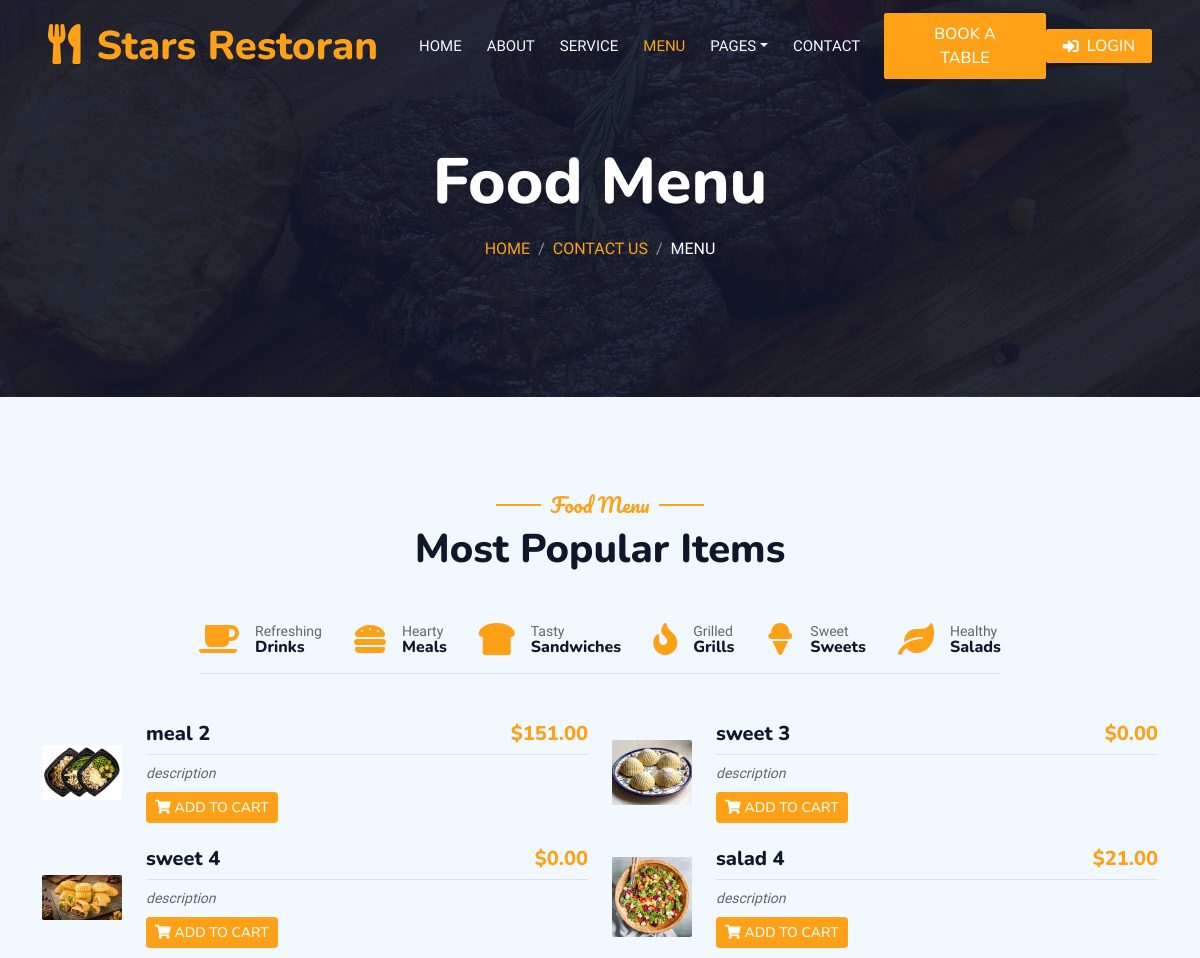
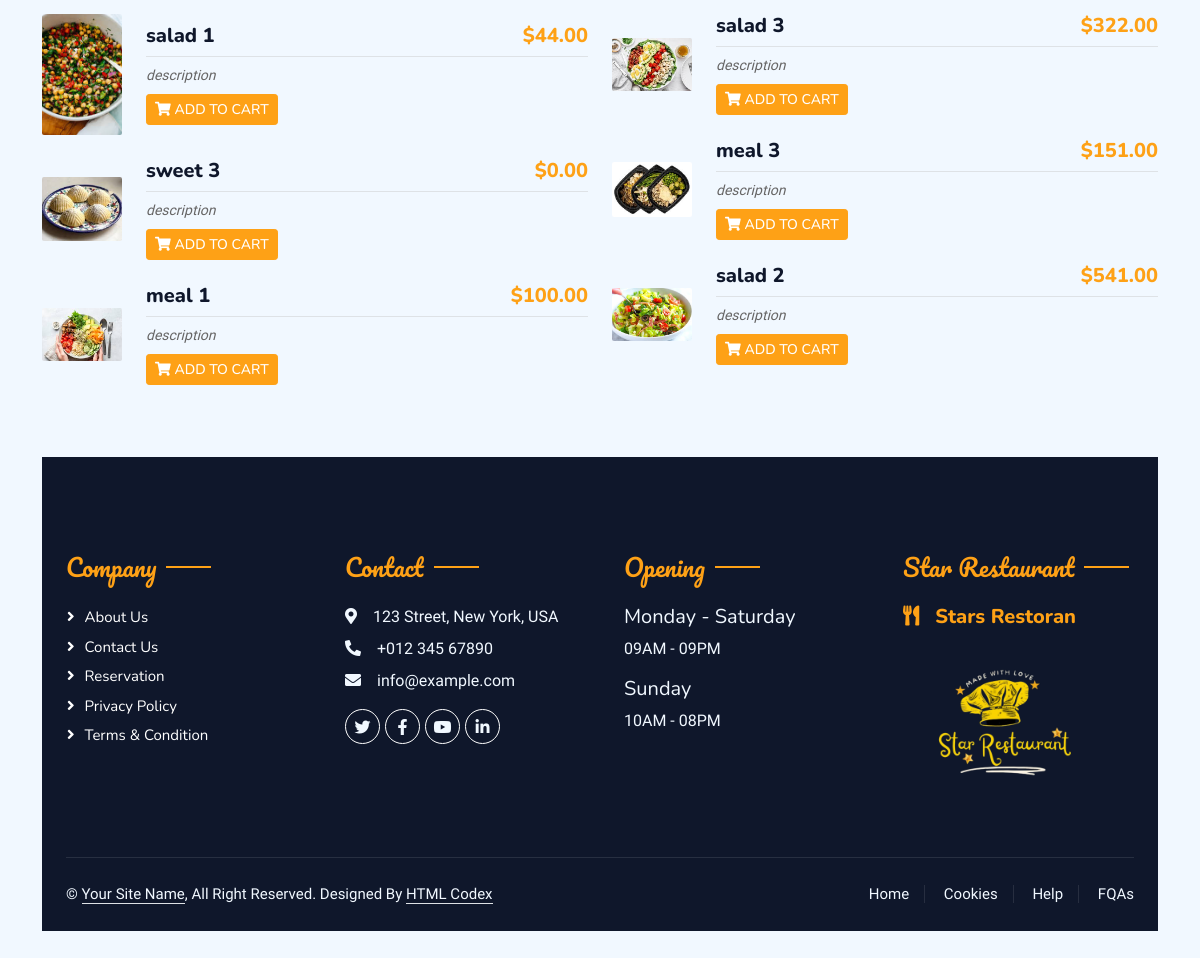
Page /stars/restaurant/menu/food_menu/ on the committed database (2 pictures, top to bottom).
### restaurant_app/models.py (models this page shows, shortened)
class Food(models.Model):
    name = models.CharField(max_length=255,blank=False,default='food')
    price = models.DecimalField(max_digits=6, decimal_places=2,default=0.0)
    image = models.ImageField(upload_to=upload_to_dynamic,default='defa/defa.png')
    description = models.CharField(max_length=255,blank=False,default='description')
    class Meta:
        abstract = True

class Meals(Food):
    def __str__(self):
        return f"{self.name}"

class Sweets(Food):
    def __str__(self):
        return f"{self.name}"

class SizePriceMixin(models.Model):
    class Size(models.TextChoices):
        SMALL = 'SM', 'Small'
        MEDIUM = 'ME', 'Medium'
        LARGE = 'LA', 'Large'
    size = models.CharField(max_length=2, choices=Size.choices, default=Size.SMALL)
    small_price = models.DecimalField(max_digits=6, decimal_places=2, default=0.0)
    medium_price = models.DecimalField(max_digits=6, decimal_places=2, default=0.0)
    large_price = models.DecimalField(max_digits=6, decimal_places=2, default=0.0)
    class Meta:
        abstract = True

class Salads(Food, SizePriceMixin):
    def __str__(self):
        return f"{self.name} - {self.get_price_by_size(self.size)}"

class Rest_detail(models.Model):
    name = models.CharField(max_length=255,blank=False,default='restaurant')
    address = models.CharField(max_length=255,blank=False,default='address')
    phone_number = models.CharField(max_length=20,blank=False,default='phone_number')
    email = models.EmailField(max_length=255,blank=False,default='email')
    image = models.ImageField(upload_to='restaurant/',default='defa/defa.png')
    description1 = models.CharField(max_length=255,default='Enjoy OurDelicious Meal')
    description2 = models.CharField(max_length=1500,default='Tempor erat elitr rebum at clita. Diam dolor diam ipsum sit. Aliqu diam amet diam et eos. Clita erat ipsum et lorem et sit, sed stet lorem sit clita duo justo magna dolore erat amet')

### restaurant_app/views.py (the view)
# urls.py: path('menu/<str:category>/',views.menu,name='menu'),
def menu(request, category):
    drinks = Drinks.objects.all().order_by('-price')
    meals = Meals.objects.all().order_by('-price')
    sandwiches = Sandwiches.objects.all().order_by('-price')
    grills = Grills.objects.all().order_by('-price')
    sweets = Sweets.objects.all().order_by('-price')
    salads = Salads.objects.all().order_by('-price')
    rest_detail = get_object_or_404(Rest_detail,pk =1)
    breadcrumb_section_url = reverse('restaurant_app:contact')
    if category == 'drinks':
        items = drinks
        name_page = 'Drinks'
    elif category == 'meals':
        items = meals
        name_page = 'Meals'
    elif category == 'sandwiches':
        items = sandwiches
        name_page = 'Sandwiches'
    elif category == 'grills':
        items = grills
        name_page = 'Grills'
    elif category == 'sweets':
        items = sweets
        name_page = 'Sweets'
    elif category == 'salads':
        items = salads
        name_page = 'Salads'
    else:
        combined_items = list(chain(drinks, meals, sandwiches, grills, sweets, salads))
        shuffle(combined_items)  # Shuffle the combined items
        items = combined_items[:10]  # Get 10 random items
        name_page = 'Most Popular Items'
    if items:
        half = len(items) // 2
        first_half = items[:half]
        second_half = items[half:]
    else:
        first_half = []
        second_half = []
    context = {
        'menu':'active',
        'page_title': 'Food Menu',
        'breadcrumb_section': 'Contact Us',
        'breadcrumb_active': 'Menu',
        'items': items,
        'category': category,
        'first_half': first_half,
        'second_half': second_half,
        'name_page': name_page,
        'rest_detail':rest_detail,
        'breadcrumb_section_url': breadcrumb_section_url,
        }
    return render(request,'restaurant/menu.html',context)

### restaurant_app/templates/restaurant/menu.html (shortened to what this page needs)
{% extends 'restaurant/base_other.html' %}
{% block content %}
      <div class="container-xxl py-5">
        <div class="container">
            <div class="text-center wow fadeInUp" data-wow-delay="0.1s">
                <h5 class="section-title ff-secondary text-center text-primary fw-normal">Food Menu</h5>
                <h1 class="mb-5">{{ name_page|default:"Most Popular Items" }}</h1>
                        </div>
            <div class="tab-class text-center wow fadeInUp" data-wow-delay="0.1s">
                <ul class="nav nav-pills d-inline-flex justify-content-center border-bottom mb-5">
                    <li class="nav-item">
                        <a class="d-flex align-items-center text-start mx-3 ms-0 pb-3 {% if category == 'drinks' %}active{% endif %}" href="{% url 'restaurant_app:menu' 'drinks' %}">
    <i class="fa fa-coffee fa-2x text-primary"></i>
    <div class="ps-3">
        <small class="text-body">Refreshing</small>
        <h6 class="mt-n1 mb-0">Drinks</h6>
    </div>
</a>
                    </li>
                    <li class="nav-item">
                        <a class="d-flex align-items-center text-start mx-3 pb-3 {% if category == 'meals' %}active{% endif %}" href="{% url 'restaurant_app:menu'  'meals' %}" >
                            <i class="fa fa-hamburger fa-2x text-primary"></i>
                            <div class="ps-3">
                                <small class="text-body">Hearty</small>
                                <h6 class="mt-n1 mb-0">Meals</h6>
                            </div>
                        </a>
                    </li>
                    <li class="nav-item">
                        <a class="d-flex align-items-center text-start mx-3 pb-3 {% if category == 'sandwiches' %}active{% endif %}" href="{% url 'restaurant_app:menu'  'sandwiches' %}">
                            <i class="fa fa-bread-slice fa-2x text-primary"></i>
                            <div class="ps-3">
                                <small class="text-body">Tasty</small>
                                <h6 class="mt-n1 mb-0">Sandwiches</h6>
                            </div>
                        </a>
                    </li>
                    <li class="nav-item">
                        <a class="d-flex align-items-center text-start mx-3 pb-3 {% if category == 'grills' %}active{% endif %}" href="{% url 'restaurant_app:menu'  'grills' %}" >
                            <i class="fa fa-fire fa-2x text-primary"></i>
                            <div class="ps-3">
                                <small class="text-body">Grilled</small>
                                <h6 class="mt-n1 mb-0">Grills</h6>
                            </div>
                        </a>
                    </li>
                    <li class="nav-item">
                        <a class="d-flex align-items-center text-start mx-3 pb-3 {% if category == 'sweets' %}active{% endif %}" href="{% url 'restaurant_app:menu'  'sweets' %}" >
                            <i class="fa fa-ice-cream fa-2x text-primary"></i>
                            <div class="ps-3">
                                <small class="text-body">Sweet</small>
                                <h6 class="mt-n1 mb-0">Sweets</h6>
                            </div>
                        </a>
                    </li>
                    <li class="nav-item">
                        <a class="d-flex align-items-center text-start mx-3 me-0 pb-3 {% if category == 'salads' %}active{% endif %}" href="{% url 'restaurant_app:menu'  'salads' %}">
                            <i class="fa fa-leaf fa-2x text-primary"></i>
                            <div class="ps-3">
                                <small class="text-body">Healthy</small>
                                <h6 class="mt-n1 mb-0">Salads</h6>
                            </div>
                        </a>
                    </li>
                </ul>
            </div>
<div id="menu-content" class="row g-4">
    <div class="col-lg-6">
        {% for item in first_half %}
        <div class="d-flex align-items-center mb-4">
            <img class="flex-shrink-0 img-fluid rounded" src="{{ item.image.url }}" alt="{{ item.name }}" style="width: 80px;">
            <div class="w-100 d-flex flex-column text-start ps-4">
                <h5 class="d-flex justify-content-between border-bottom pb-2">
                    <span>{{ item.name }}</span>
                    <span class="text-primary">${{ item.price }}</span>
                </h5>
                <small class="fst-italic">{{ item.description }}</small>
                <div class="mt-2">
                    <button class="btn btn-sm btn-primary add-to-cart-btn"
                        data-name="{{ item.name }}"
                        data-id="{{ item.id }}"
                        data-type="{{ category }}"
                        data-price="{{ item.price }}"
                        data-has-size="{% if category == 'Drinks' or category == 'Salads' %}true{% else %}false{% endif %}">
                        <i class="fas fa-shopping-cart"></i> Add to Cart
                    </button>
                </div>
            </div>
        </div>
        {% endfor %}
    </div>
    <div class="col-lg-6">
        {% for item in second_half %}
        <div class="d-flex align-items-center mb-4">
            <img class="flex-shrink-0 img-fluid rounded" src="{{ item.image.url }}" alt="{{ item.name }}" style="width: 80px;">
            <div class="w-100 d-flex flex-column text-start ps-4">
                <h5 class="d-flex justify-content-between border-bottom pb-2">
                    <span>{{ item.name }}</span>
                    <span class="text-primary">${{ item.price }}</span>
                </h5>
                <small class="fst-italic">{{ item.description }}</small>
                <div class="mt-2">
                    <button class="btn btn-sm btn-primary add-to-cart-btn"
                        data-name="{{ item.name }}"
                        data-id="{{ item.id }}"
                        data-type="{{ category }}"
                        data-price="{{ item.price }}"
                        data-has-size="{% if category == 'Drinks' or category == 'Salads' %}true{% else %}false{% endif %}">
                        <i class="fas fa-shopping-cart"></i> Add to Cart
                    </button>
                </div>
            </div>
        </div>
        {% endfor %}
    </div>
</div>
{% endblock %}

### restaurant_app/templates/restaurant/footer.html (shortened to what this page needs)
<div class="container-fluid bg-dark text-light footer pt-5 mt-5 wow fadeIn" data-wow-delay="0.1s">
    <div class="container py-5">
        <div class="row g-5">
            <div class="col-lg-3 col-md-6">
                <h4 class="section-title ff-secondary text-start text-primary fw-normal mb-4">Company</h4>
                <a class="btn btn-link" href="{% url 'restaurant_app:about'%}">About Us</a>
                <a class="btn btn-link" href="{% url 'restaurant_app:contact'%}">Contact Us</a>
                <a class="btn btn-link" href="">Reservation</a>
                <a class="btn btn-link" href="">Privacy Policy</a>
                <a class="btn btn-link" href="">Terms & Condition</a>
            </div>
            <div class="col-lg-3 col-md-6">
                <h4 class="section-title ff-secondary text-start text-primary fw-normal mb-4">Contact</h4>
                <p class="mb-2"><i class="fa fa-map-marker-alt me-3"></i>123 Street, New York, USA</p>
                <p class="mb-2"><i class="fa fa-phone-alt me-3"></i>+012 345 67890</p>
                <p class="mb-2"><i class="fa fa-envelope me-3"></i>info@example.com</p>
                <div class="d-flex pt-2">
                    <a class="btn btn-outline-light btn-social" href=""><i class="fab fa-twitter"></i></a>
                    <a class="btn btn-outline-light btn-social" href=""><i class="fab fa-facebook-f"></i></a>
                    <a class="btn btn-outline-light btn-social" href=""><i class="fab fa-youtube"></i></a>
                    <a class="btn btn-outline-light btn-social" href=""><i class="fab fa-linkedin-in"></i></a>
                </div>
            </div>
            <div class="col-lg-3 col-md-6">
                <h4 class="section-title ff-secondary text-start text-primary fw-normal mb-4">Opening</h4>
                <h5 class="text-light fw-normal">Monday - Saturday</h5>
                <p>09AM - 09PM</p>
                <h5 class="text-light fw-normal">Sunday</h5>
                <p>10AM - 08PM</p>
            </div>
            <div class="col-lg-3 col-md-6">
                <h4 class="section-title ff-secondary text-start text-primary fw-normal mb-4">Star Restaurant</h4>
                <h5 class="text-primary m-0"><i class="fa fa-utensils me-3"></i>Stars Restoran</h5>
                <img src="{{ rest_detail.image.url }}" alt="Logo" style="width: 200px; height: 180px; object-fit: cover; margin-right: 10px;">
            </div>
        </div>
    </div>
    <div class="container">
        <div class="copyright">
            <div class="row">
                <div class="col-md-6 text-center text-md-start mb-3 mb-md-0">
                    &copy; <a class="border-bottom" href="#">Your Site Name</a>, All Right Reserved.
                    Designed By <a class="border-bottom" href="https://htmlcodex.com">HTML Codex</a>
                </div>
                <div class="col-md-6 text-center text-md-end">
                    <div class="footer-menu">
                        <a href="{% url 'restaurant_app:home'%}">Home</a>
                        <a href="">Cookies</a>
                        <a href="">Help</a>
                        <a href="">FQAs</a>
                    </div>
                </div>
            </div>
        </div>
    </div>
</div>

### restaurant_app/static/css/style.css (style rules this page uses)
.ff-secondary { font-family: 'Pacifico', cursive; }
.btn { font-family: 'Nunito', sans-serif; font-weight: 500; text-transform: uppercase; transition: .5s; }
.btn.btn-primary, .btn.btn-secondary { color: #FFFFFF; }
.section-title { position: relative; display: inline-block; }
.section-title::before { position: absolute; content: ""; width: 45px; height: 2px; top: 50%; left: -55px; margin-top: -1px; background: var(--primary); }
.section-title::after { position: absolute; content: ""; width: 45px; height: 2px; top: 50%; right: -55px; margin-top: -1px; background: var(--primary); }
.section-title.text-start::before, .section-title.text-end::after { display: none; }
.footer .btn.btn-social { margin-right: 5px; width: 35px; height: 35px; display: flex; align-items: center; justify-content: center; color: var(--light); border: 1px solid #FFFFFF; border-radius: 35px; transition: .3s; }
.footer .btn.btn-link { display: block; margin-bottom: 5px; padding: 0; text-align: left; color: #FFFFFF; font-size: 15px; font-weight: normal; text-transform: capitalize; transition: .3s; }
.footer .btn.btn-link::before { position: relative; content: "\f105"; font-family: "Font Awesome 5 Free"; font-weight: 900; margin-right: 10px; }
.footer .copyright { padding: 25px 0; font-size: 15px; border-top: 1px solid rgba(256, 256, 256, .1); }
.footer .copyright a { color: var(--light); }
.footer .footer-menu a { margin-right: 15px; padding-right: 15px; border-right: 1px solid rgba(255, 255, 255, .1); }
.footer .footer-menu a:last-child { margin-right: 0; padding-right: 0; border-right: none; }

### rows in the picture
Meals: image (picture), name "meal 2", price "151.00", description "description"
Sweets: image (picture), name "sweet 4", price "0.00", description "description"
Salads: image (picture), name "salad 1", price "44.00", description "description"
Sweets: image (picture), name "sweet 3", price "0.00", description "description"
Meals: image (picture), name "meal 1", price "100.00", description "description"
Sweets: image (picture), name "sweet 3", price "0.00", description "description"
Salads: image (picture), name "salad 4", price "21.00", description "description"
Salads: image (picture), name "salad 3", price "322.00", description "description"
Meals: image (picture), name "meal 3", price "151.00", description "description"
Salads: image (picture), name "salad 2", price "541.00", description "description"
Rest_detail: image (picture)

### other values in the picture
{{ page_title }} "Food Menu"
{{ breadcrumb_section }} "CONTACT US"
{{ breadcrumb_active }} "MENU"
{{ name_page|default:"Most Popular Items" }} "Most Popular Items"
